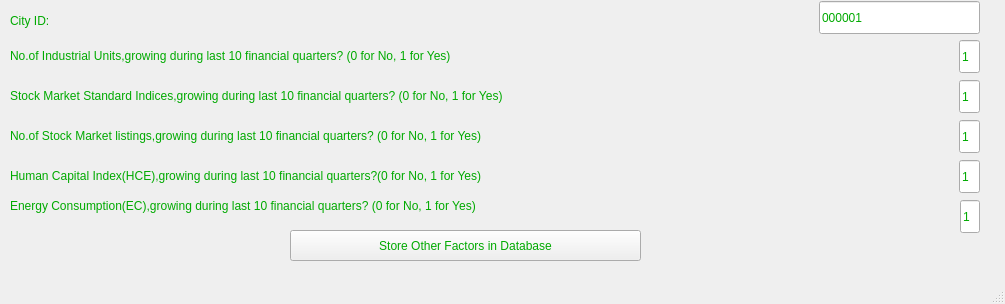
<?xml version="1.0" encoding="UTF-8"?>
<ui version="4.0">
 <class>MainWindow</class>
 <widget class="QMainWindow" name="MainWindow">
  <property name="geometry">
   <rect>
    <x>0</x>
    <y>0</y>
    <width>1005</width>
    <height>304</height>
   </rect>
  </property>
  <property name="windowTitle">
   <string>Other Factors</string>
  </property>
  <property name="styleSheet">
   <string notr="true">color: rgb(0, 170, 0);
font: 75 10pt &quot;MS Shell Dlg 2&quot;;</string>
  </property>
  <widget class="QWidget" name="centralwidget">
   <widget class="QPushButton" name="pushButton">
    <property name="geometry">
     <rect>
      <x>290</x>
      <y>230</y>
      <width>351</width>
      <height>31</height>
     </rect>
    </property>
    <property name="text">
     <string>Store Other Factors in Database</string>
    </property>
   </widget>
   <widget class="QLineEdit" name="lineEdit_3">
    <property name="geometry">
     <rect>
      <x>959</x>
      <y>40</y>
      <width>21</width>
      <height>33</height>
     </rect>
    </property>
    <property name="text">
     <string>1</string>
    </property>
   </widget>
   <widget class="QLineEdit" name="lineEdit_4">
    <property name="geometry">
     <rect>
      <x>959</x>
      <y>80</y>
      <width>21</width>
      <height>33</height>
     </rect>
    </property>
    <property name="text">
     <string>1</string>
    </property>
   </widget>
   <widget class="QLineEdit" name="lineEdit_5">
    <property name="geometry">
     <rect>
      <x>959</x>
      <y>120</y>
      <width>21</width>
      <height>33</height>
     </rect>
    </property>
    <property name="text">
     <string>1</string>
    </property>
   </widget>
   <widget class="QLineEdit" name="lineEdit_6">
    <property name="geometry">
     <rect>
      <x>959</x>
      <y>160</y>
      <width>21</width>
      <height>33</height>
     </rect>
    </property>
    <property name="text">
     <string>1</string>
    </property>
   </widget>
   <widget class="QLabel" name="label_3">
    <property name="geometry">
     <rect>
      <x>10</x>
      <y>40</y>
      <width>761</width>
      <height>31</height>
     </rect>
    </property>
    <property name="text">
     <string>No.of Industrial Units,growing during last 10 financial quarters? (0 for No, 1 for Yes)</string>
    </property>
   </widget>
   <widget class="QLabel" name="label_4">
    <property name="geometry">
     <rect>
      <x>10</x>
      <y>80</y>
      <width>841</width>
      <height>31</height>
     </rect>
    </property>
    <property name="text">
     <string>Stock Market Standard Indices,growing during last 10 financial quarters? (0 for No, 1 for Yes)</string>
    </property>
   </widget>
   <widget class="QLabel" name="label_5">
    <property name="geometry">
     <rect>
      <x>10</x>
      <y>160</y>
      <width>811</width>
      <height>31</height>
     </rect>
    </property>
    <property name="text">
     <string>Human Capital Index(HCE),growing during last 10 financial quarters?(0 for No, 1 for Yes)</string>
    </property>
   </widget>
   <widget class="QLabel" name="label_6">
    <property name="geometry">
     <rect>
      <x>10</x>
      <y>120</y>
      <width>831</width>
      <height>31</height>
     </rect>
    </property>
    <property name="text">
     <string>No.of Stock Market listings,growing during last 10 financial quarters? (0 for No, 1 for Yes)</string>
    </property>
   </widget>
   <widget class="QLabel" name="label_2">
    <property name="geometry">
     <rect>
      <x>10</x>
      <y>190</y>
      <width>791</width>
      <height>31</height>
     </rect>
    </property>
    <property name="text">
     <string>Energy Consumption(EC),growing during last 10 financial quarters? (0 for No, 1 for Yes)</string>
    </property>
   </widget>
   <widget class="QLineEdit" name="lineEdit_2">
    <property name="geometry">
     <rect>
      <x>960</x>
      <y>200</y>
      <width>20</width>
      <height>33</height>
     </rect>
    </property>
    <property name="text">
     <string>1</string>
    </property>
   </widget>
   <widget class="QLineEdit" name="lineEdit_9">
    <property name="geometry">
     <rect>
      <x>819</x>
      <y>1</y>
      <width>161</width>
      <height>33</height>
     </rect>
    </property>
    <property name="text">
     <string>000001</string>
    </property>
   </widget>
   <widget class="QLabel" name="label_7">
    <property name="geometry">
     <rect>
      <x>10</x>
      <y>10</y>
      <width>71</width>
      <height>21</height>
     </rect>
    </property>
    <property name="text">
     <string>City ID:</string>
    </property>
   </widget>
  </widget>
  <widget class="QStatusBar" name="statusbar"/>
 </widget>
 <resources/>
 <connections/>
</ui>
